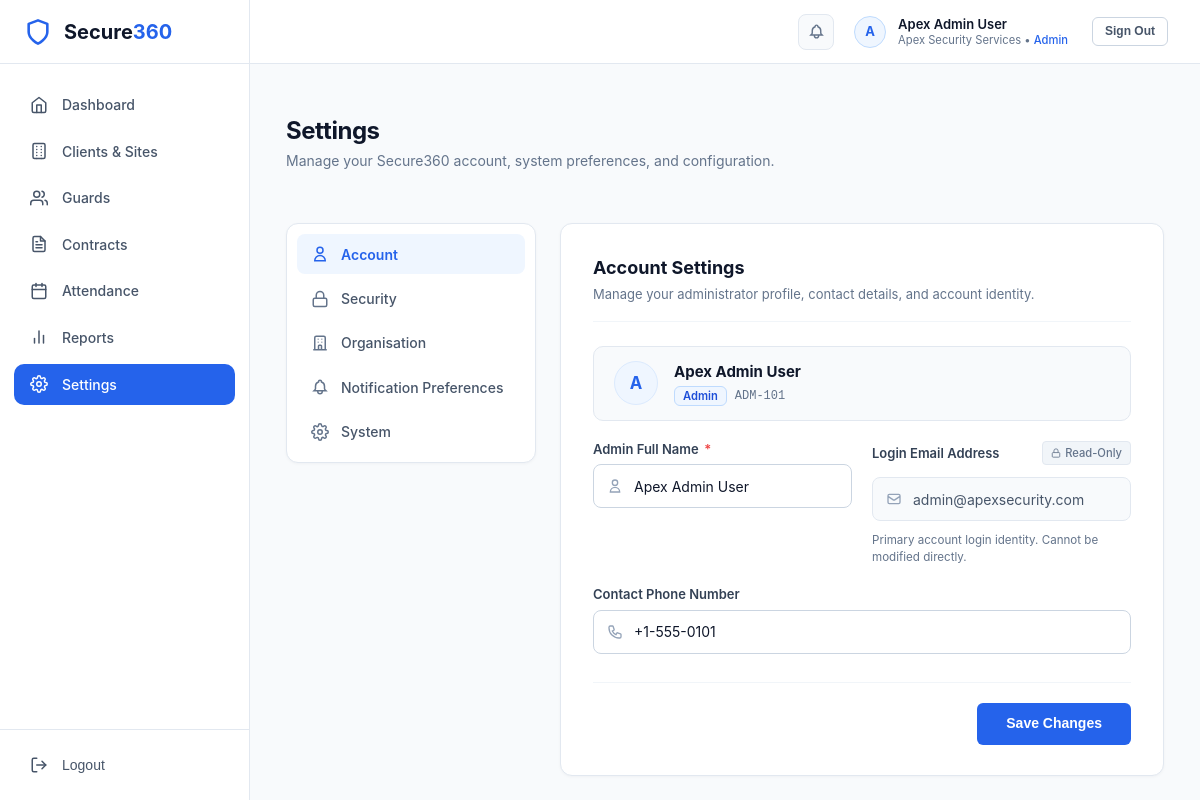
/admin/settings (signed in), run on the app's committed database.
### tables this page shows
CREATE TABLE `users` (
  `id` bigint unsigned NOT NULL AUTO_INCREMENT,
  `organization_id` bigint unsigned DEFAULT NULL,
  `role_id` smallint unsigned NOT NULL,
  `full_name` varchar(150) NOT NULL,
  `email` varchar(190) NOT NULL,
  `phone` varchar(30) DEFAULT NULL,
  `employee_code` varchar(40) DEFAULT NULL,
  `password_hash` varchar(255) NOT NULL,
  `photo_url` varchar(500) DEFAULT NULL,
  `status` tinyint NOT NULL DEFAULT '0' COMMENT '0=active, 1=inactive, 2=deleted',
  `last_login_at` datetime DEFAULT NULL,
  `session_version` int unsigned NOT NULL DEFAULT '1',
  `created_at` datetime NOT NULL DEFAULT CURRENT_TIMESTAMP,
  `updated_at` datetime NOT NULL DEFAULT CURRENT_TIMESTAMP ON UPDATE CURRENT_TIMESTAMP,
  `created_by` bigint unsigned DEFAULT NULL,
  `updated_by` bigint unsigned DEFAULT NULL,
  `deleted_at` datetime DEFAULT NULL,
  PRIMARY KEY (`id`),
  UNIQUE KEY `uq_users_email` (`email`),
  UNIQUE KEY `uq_users_org_employee_code` (`organization_id`, `employee_code`),
  KEY `idx_users_org_role_status` (`organization_id`,`role_id`,`status`),
  KEY `idx_users_deleted_at` (`deleted_at`),
  KEY `fk_users_role` (`role_id`),
  CONSTRAINT `fk_users_organization` FOREIGN KEY (`organization_id`) REFERENCES `organizations` (`id`),
  CONSTRAINT `fk_users_role` FOREIGN KEY (`role_id`) REFERENCES `roles` (`id`)
);

CREATE TABLE `organizations` (
  `id` bigint unsigned NOT NULL AUTO_INCREMENT,
  `organization_code` varchar(40) NOT NULL,
  `name` varchar(150) NOT NULL,
  `contact_person` varchar(150) DEFAULT NULL,
  `email` varchar(190) DEFAULT NULL,
  `phone` varchar(30) DEFAULT NULL,
  `address` text,
  `status` tinyint NOT NULL DEFAULT '0' COMMENT '0=active, 1=inactive, 2=deleted',
  `created_at` datetime NOT NULL DEFAULT CURRENT_TIMESTAMP,
  `updated_at` datetime NOT NULL DEFAULT CURRENT_TIMESTAMP ON UPDATE CURRENT_TIMESTAMP,
  `created_by` bigint unsigned DEFAULT NULL,
  `updated_by` bigint unsigned DEFAULT NULL,
  `deleted_at` datetime DEFAULT NULL,
  PRIMARY KEY (`id`),
  UNIQUE KEY `uq_organizations_code` (`organization_code`),
  KEY `idx_organizations_status` (`status`),
  KEY `idx_organizations_deleted_at` (`deleted_at`)
);

CREATE TABLE `roles` (
  `id` smallint unsigned NOT NULL AUTO_INCREMENT,
  `role_code` varchar(40) NOT NULL,
  `role_name` varchar(80) NOT NULL,
  `description` varchar(255) DEFAULT NULL,
  `status` tinyint NOT NULL DEFAULT '0' COMMENT '0=active, 1=inactive, 2=deleted',
  `created_at` datetime NOT NULL DEFAULT CURRENT_TIMESTAMP,
  `updated_at` datetime NOT NULL DEFAULT CURRENT_TIMESTAMP ON UPDATE CURRENT_TIMESTAMP,
  PRIMARY KEY (`id`),
  UNIQUE KEY `uq_roles_code` (`role_code`)
);

### resources/views/admin/settings/index.php (the view, shortened to what the rows shown need)
<?php
$user = $user ?? [];
$activeTab = $activeTab ?? 'account';
?>
<div class="page-container">
    <div class="page-header" style="margin-bottom: 1.75rem;">
        <div>
            <h1 class="page-header-title">Settings</h1>
            <p class="page-header-desc">Manage your Secure360 account, system preferences, and configuration.</p>
        </div>
    </div>
    <div class="settings-layout-grid">
        <nav class="settings-nav-card" aria-label="Settings Navigation">
            <button type="button" class="settings-nav-item <?= $activeTab === 'account' ? 'active' : '' ?>" data-tab="account" onclick="switchSettingsTab('account')">
                <svg fill="none" stroke="currentColor" stroke-width="2" viewBox="0 0 24 24"><path d="M16 7a4 4 0 11-8 0 4 4 0 018 0zM12 14a7 7 0 00-7 7h14a7 7 0 00-7-7z"/></svg>
                <span>Account</span>
            </button>
            <button type="button" class="settings-nav-item <?= $activeTab === 'security' ? 'active' : '' ?>" data-tab="security" onclick="switchSettingsTab('security')">
                <svg fill="none" stroke="currentColor" stroke-width="2" viewBox="0 0 24 24"><rect x="3" y="11" width="18" height="11" rx="2" ry="2"/><path d="M7 11V7a5 5 0 0110 0v4"/></svg>
                <span>Security</span>
            </button>
            <button type="button" class="settings-nav-item <?= $activeTab === 'organisation' ? 'active' : '' ?>" data-tab="organisation" onclick="switchSettingsTab('organisation')">
                <svg fill="none" stroke="currentColor" stroke-width="2" viewBox="0 0 24 24"><path d="M19 21V5a2 2 0 00-2-2H7a2 2 0 00-2 2v16m14 0h2m-2 0h-5m-9 0H3m2 0h5M9 7h1m-1 4h1m4-4h1m-1 4h1m-5 10v-5a1 1 0 011-1h2a1 1 0 011 1v5m-4 0h4"/></svg>
                <span>Organisation</span>
            </button>
            <button type="button" class="settings-nav-item <?= $activeTab === 'notifications' ? 'active' : '' ?>" data-tab="notifications" onclick="switchSettingsTab('notifications')">
                <svg fill="none" stroke="currentColor" stroke-width="2" viewBox="0 0 24 24"><path d="M15 17h5l-1.405-1.405A2.032 2.032 0 0118 14.158V11a6.002 6.002 0 00-4-5.659V5a2 2 0 10-4 0v.341C7.67 6.165 6 8.388 6 11v3.159c0 .538-.214 1.055-.595 1.436L4 17h5m6 0v1a3 3 0 11-6 0v-1m6 0H9"/></svg>
                <span>Notification Preferences</span>
            </button>
            <button type="button" class="settings-nav-item <?= $activeTab === 'system' ? 'active' : '' ?>" data-tab="system" onclick="switchSettingsTab('system')">
                <span>System</span>
            </button>
        </nav>
        <main class="settings-content-card">
            <div id="tab-account" class="settings-tab-pane <?= $activeTab === 'account' ? 'active' : '' ?>">
                <h2 class="settings-section-title">Account Settings</h2>
                <p class="settings-section-desc">Manage your administrator profile, contact details, and account identity.</p>
                <form method="POST" action="<?= url('/admin/settings') ?>">
                    <div class="settings-form-container">
                        <div style="display: flex; align-items: center; gap: 1rem; padding: 0.875rem 1.25rem; background: #f8fafc; border: 1px solid #e2e8f0; border-radius: 10px; width: 100%;">
                            <div class="client-avatar" style="width: 44px; height: 44px; font-size: 1.05rem; flex-shrink: 0;">
                                <?= strtoupper(substr($user['full_name'] ?? $user['name'] ?? 'A', 0, 1)) ?>
                            </div>
                            <div>
                                <div style="font-size: 0.9375rem; font-weight: 700; color: #0f172a;">
                                    <?= e($user['full_name'] ?? $user['name'] ?? 'Admin User') ?>
                                </div>
                                <div style="display: flex; align-items: center; gap: 0.5rem; margin-top: 0.2rem;">
                                    <span class="badge-site-count" style="height: 20px; font-size: 0.7rem; padding: 0 0.5rem;">
                                        <?= e($user['role_name'] ?? 'Organisation Admin') ?>
                                    </span>
                                    <span style="font-size: 0.75rem; color: #64748b; font-family: monospace;">
                                        <?= e($user['employee_code'] ?? 'ADM-001') ?>
                                    </span>
                                </div>
                            </div>
                        </div>
                        <div class="settings-grid-2">
                            <div class="form-group">
                                <label class="form-label">Admin Full Name <span class="required-star">*</span></label>
                                <div class="input-icon-wrapper">
                                    <input type="text" name="full_name" class="form-control" placeholder="Mayur Ghadi" value="<?= e($user['full_name'] ?? $user['name'] ?? '') ?>" required>
                                </div>
                            </div>
                            <div class="form-group">
                                <div style="display: flex; justify-content: space-between; align-items: center; margin-bottom: 0.375rem;">
                                    <label class="form-label" style="margin-bottom: 0;">Login Email Address</label>
                                    <span style="font-size: 0.7rem; color: #64748b; background: #f1f5f9; padding: 0.15rem 0.5rem; border-radius: 4px; border: 1px solid #e2e8f0; font-weight: 500; display: inline-flex; align-items: center; gap: 0.25rem;">
                                        <svg width="10" height="10" fill="none" stroke="currentColor" stroke-width="2" viewBox="0 0 24 24"><rect x="3" y="11" width="18" height="11" rx="2" ry="2"/><path d="M7 11V7a5 5 0 0110 0v4"/></svg>
                                        Read-Only
                                    </span>
                                </div>
                                <div class="input-icon-wrapper">
                                    <input type="email" class="form-control" value="<?= e($user['email'] ?? '') ?>" readonly style="background: #f8fafc; color: #475569; cursor: not-allowed;" title="Login email cannot be modified directly.">
                                </div>
                                <span style="font-size: 0.725rem; color: #64748b; margin-top: 0.25rem; display: block;">Primary account login identity. Cannot be modified directly.</span>
                            </div>
                        </div>
                        <div class="form-group">
                            <label class="form-label">Contact Phone Number</label>
                            <div class="input-icon-wrapper">
                                <input type="text" name="phone" class="form-control" placeholder="+91 98765 43210" value="<?= e($user['phone'] ?? '') ?>">
                            </div>
                        </div>
                        <div style="margin-top: 0.5rem; padding-top: 1.25rem; border-top: 1px solid #f1f5f9; display: flex; justify-content: flex-end;">
                            <button type="submit" class="btn btn-primary" style="padding: 0.65rem 1.75rem; font-weight: 600;">
                                Save Changes
                            </button>
                        </div>
                    </div>
                </form>
            </div>
        </main>
    </div>
</div>

### resources/views/components/topbar.php (shortened to what the rows shown need)
<?php
$authUser = auth() ?? [];
$userName = $authUser['full_name'] ?? $authUser['name'] ?? 'Admin';
$userRole = ucfirst($authUser['role_name'] ?? $authUser['role'] ?? 'Admin');
$userOrg = $authUser['organization_name'] ?? 'Secure360';
$initials = strtoupper(substr($userName, 0, 1));
?>
<header class="app-topbar">
    <div class="topbar-right" style="display: flex; align-items: center; gap: 1.25rem;">
        <div class="notification-wrapper" id="notificationWrapper">
            <button type="button"
                    class="notification-bell-btn"
                    id="notificationBellBtn"
                    aria-label="Notifications"
                    aria-expanded="false"
                    aria-haspopup="true"
                    title="Notifications & Alerts"
                    onclick="toggleNotificationPopover(event)">
                <svg width="17" height="17" fill="none" stroke="currentColor" stroke-width="2" viewBox="0 0 24 24">
                    <path d="M15 17h5l-1.405-1.405A2.032 2.032 0 0118 14.158V11a6.002 6.002 0 00-4-5.659V5a2 2 0 10-4 0v.341C7.67 6.165 6 8.388 6 11v3.159c0 .538-.214 1.055-.595 1.436L4 17h5m6 0v1a3 3 0 11-6 0v-1m6 0H9"/>
                </svg>
            </button>
        </div>
        <div style="display: flex; align-items: center; gap: 0.75rem;">
            <div style="width: 32px; height: 32px; border-radius: 50%; background: #eff6ff; color: #2563eb; display: flex; align-items: center; justify-content: center; font-weight: 700; font-size: 0.8125rem; border: 1px solid #bfdbfe;">
                <?= e($initials) ?>
            </div>
            <div style="line-height: 1.25; display: flex; flex-direction: column;">
                <span style="font-size: 0.8125rem; font-weight: 600; color: #0f172a;"><?= e($userName) ?></span>
                <span style="font-size: 0.7rem; color: #64748b;"><?= e($userOrg) ?> &bull; <strong style="color: #2563eb; font-weight: 500;"><?= e($userRole) ?></strong></span>
            </div>
        </div>
        <form method="POST" action="<?= url('/logout') ?>" style="display: inline; margin-left: 0.25rem;">
            <button type="submit" class="btn" style="background: #ffffff; border: 1px solid #cbd5e1; color: #475569; font-size: 0.75rem; font-weight: 600; padding: 0.35rem 0.75rem; border-radius: 6px; cursor: pointer; transition: all 0.15s ease;">
                Sign Out
            </button>
        </form>
    </div>
</header>

### app/Core/Router.php (shortened to what the rows shown need)
<?php
class Router
{
    private array $routes = [];
    private array $groupPrefixes = [];
    private array $groupMiddlewares = [];
    public function group(array $attributes, callable $callback): void
    {
        $previousPrefix = end($this->groupPrefixes) ?: '';
        $newPrefix = $previousPrefix . '/' . trim($attributes['prefix'] ?? '', '/');
        $this->groupPrefixes[] = $newPrefix;
        $previousMiddlewares = end($this->groupMiddlewares) ?: [];
        $newMiddlewares = array_merge($previousMiddlewares, $attributes['middleware'] ?? []);
        $this->groupMiddlewares[] = $newMiddlewares;
        array_pop($this->groupPrefixes);
        array_pop($this->groupMiddlewares);
    }
    private function addRoute(string $method, string $uri, array|callable $action, array $middlewares = []): self
    {
        $currentPrefix = end($this->groupPrefixes) ?: '';
        $fullUri = rtrim($currentPrefix, '/') . '/' . ltrim($uri, '/');
        $fullUri = '/' . trim($fullUri, '/');
        if ($fullUri !== '/') {
            $fullUri = rtrim($fullUri, '/');
        }
        $groupMiddlewares = end($this->groupMiddlewares) ?: [];
        $mergedMiddlewares = array_merge($groupMiddlewares, $middlewares);
        $this->routes[] = [
            'method' => $method,
            'uri' => $fullUri,
            'action' => $action,
            'middlewares' => $mergedMiddlewares,
            'regex' => $this->compileRegex($fullUri),
        ];
        return $this;
    }
    private function compileRegex(string $uri): string
    {
        $pattern = preg_replace('/\{([a-zA-Z0-9_]+)\}/', '(?P<$1>[^/]+)', $uri);
        return '#^' . $pattern . '$#';
    }
    public function dispatch(Request $request, Response $response): void
    {
        $requestMethod = $request->getMethod();
        $requestUri = rtrim($request->getUri(), '/');
        foreach ($this->routes as $route) {
            if ($route['method'] !== $requestMethod) {
                continue;
            }
            if (preg_match($route['regex'], $requestUri, $matches)) {
                $params = array_filter($matches, fn($key) => !is_numeric($key), ARRAY_FILTER_USE_KEY);
                $this->executeAction($route['action'], $request, $response, $params);
                return;
            }
        }
    }
    private function executeAction(array|callable $action, Request $request, Response $response, array $params): void
    {
        if (is_array($action) && count($action) === 2) {
            [$controllerClass, $method] = $action;
            if (class_exists($controllerClass)) {
                $controller = new $controllerClass($request, $response);
                if (method_exists($controller, $method)) {
                    call_user_func_array([$controller, $method], [$request, $response, $params]);
                    return;
                }
            }
        }
    }
}

### data on the page
users: full_name "A", full_name "Apex Admin User", organization.name "Apex Security Services", role.role_name "Admin", employee_code "ADM-101", email "admin@apexsecurity.com", phone "+1-555-0101"
